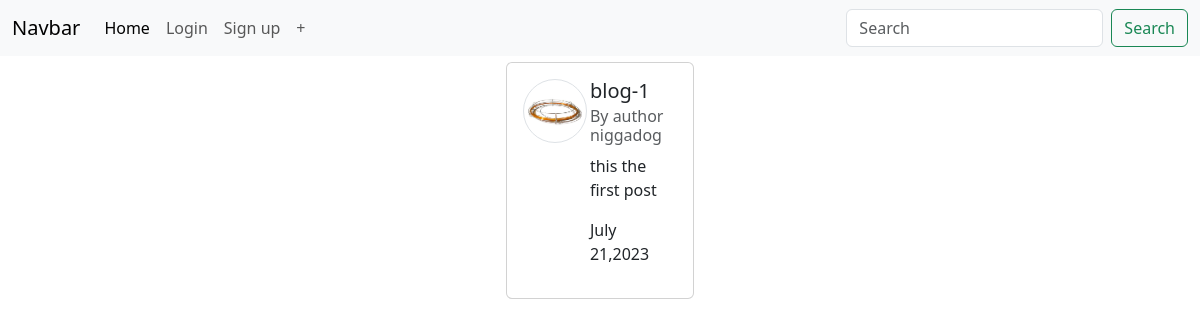
The app's page /post/2/ with its own data.
### blog/models.py (models this page shows, shortened)
class post(models.Model):
    title = models.CharField(max_length=50)
    content =models.CharField(max_length=500)
    author = models.ForeignKey(User , on_delete=models.CASCADE)
    date = models.DateTimeField(default= timezone.now)

### users/models.py (models this page shows, shortened)
class Profile (models.Model):
    user=models.OneToOneField(User, on_delete=models.CASCADE)
    image = models.ImageField(default ='default.jpg', upload_to='profile_pics')

### blog/views.py (the view)
# urls.py: path("post/<int:pk>/", PostDetailView.as_view(), name="post-detail"),
class PostDetailView(DetailView):
    model = post
    template_name ='post_detail.html'

### templates/post_detail.html (shortened to what this page needs)
{% extends 'index.html' %}
{% block body %}
<div style="display: flex;flex-direction: column;  ;">
<div class="c" style="display:flex;flex-direction:column ;align-items:center;justify-content: center; align-items:center; margin: 2.5%; ">
    <div class="card" style="max-width:80% ; display:flex;">
      <div class="card-body" style="display:flex">
        <img class="rounded-circle img-thumbnail" style="height:64px; width:64px"src="{{object.author.profile.image.url}}">
        <div style="display: flex; flex-direction: column; margin-left: 2%;">
        <h5 class="card-title">{{object.title}}</h5>
        <h6 class="card-subtitle mb-2 text-body-secondary">By author {{object.author}}</h6>
        <p class="card-text">{{object.content}}</p>
        <p class="">{{object.date|date:"F d,Y"}}</p>
      </div>
      </div>
    </div>
  </div>
{% endblock body %}

### records on screen
post: author.profile.image (picture), title "blog-1", author "niggadog", content "this the first post", date "July 21,2023"
